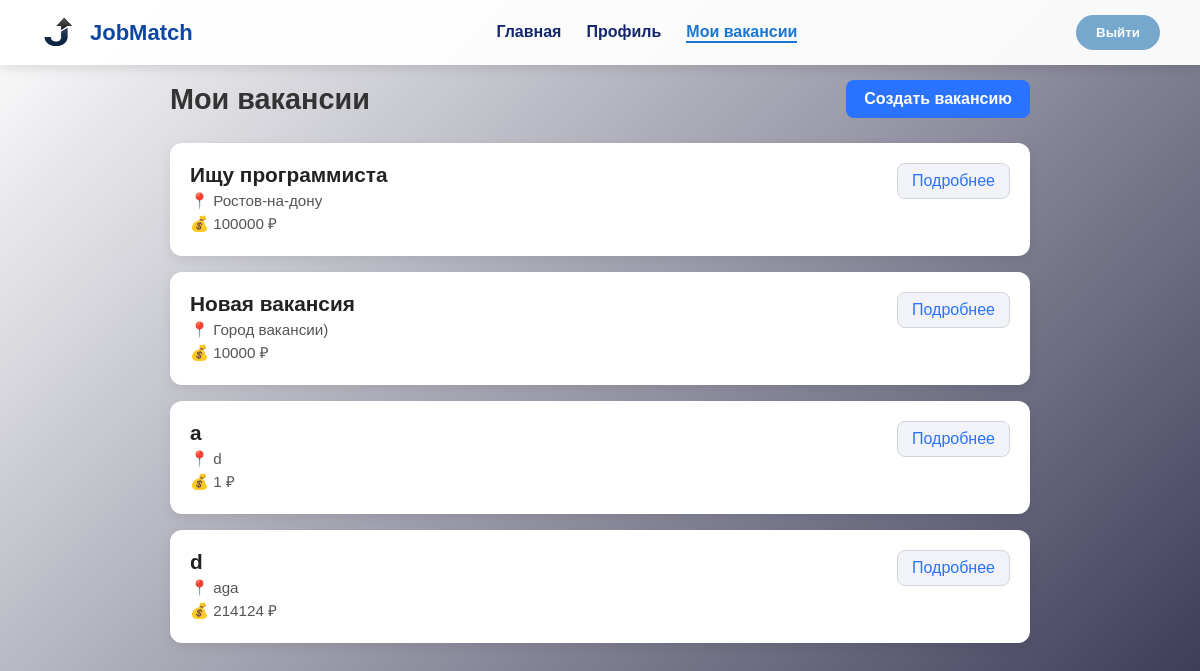
Screenshot of /jobs/my/ (signed in) with the database file from the repository.
### server/models.py (models this page shows, shortened)
class Jobs(models.Model):
    leader = models.ForeignKey(Leader, on_delete=models.CASCADE, related_name='jobs', null=True)
    title = models.CharField(max_length=255, blank=False)
    description = models.TextField(blank=False)
    location = models.CharField(max_length=255, blank=False)
    salary = models.IntegerField(blank=False)
    created_at = models.DateTimeField(auto_now_add=True)
    updated_at = models.DateTimeField(auto_now=True)

### server/views.py (the view)
# urls.py: path('jobs/my/', MyJobsView.as_view(), name='my_jobs'),
class MyJobsView(View):
    def get(self, request):
        email = request.session.get("user_email")
        leader= Leader.objects.filter(email=email).first()
        leader_id = leader.id
        leader = get_object_or_404(Leader, id=leader_id)
        jobs = leader.jobs.all()
        return render(request, "my_jobs.html", {"jobs": jobs})

### server/templates/my_jobs.html (shortened to what this page needs)
{% load static %}
<!DOCTYPE html>
<html lang="ru">
<head>
    <link rel="stylesheet" href="{% static 'css/vacan.css' %}">
</head>
<body>
    <header class="header">
        <a href="{% url 'leader_home' %}"  class="logo">
            <img src="{% static 'png/logo.png' %}" alt="Logo" class="logo-img">
            <span class="logo-text">JobMatch</span>
        <nav class="nav">
            <a href="{% url 'leader_home' %}" class="nav-link ">Главная</a>
            <a href="{% url 'profile_leader' %}" class="nav-link">Профиль</a>
            <a href="{% url "my_jobs" %}" class="nav-link active">Мои вакансии</a>
        </nav>
        <button class="logout-btn" onclick="window.location.href='{% url 'logout' %}'">Выйти</button>
    </header>
<main class="main-content">
    <div class="jobs-header">
        <h2>Мои вакансии</h2>
        <a href="{% url 'create_job' %}" class="create-job-btn">Создать вакансию</a>
    </div>
    <div class="jobs-list">
        {% for job in jobs %}
        <div class="job-card">
            <div class="job-info">
                <h3>{{ job.title }}</h3>
                <p class="job-location">📍 {{ job.location }}</p>
                <p class="job-salary">💰 {{ job.salary }} ₽</p>
            </div>
            <div class="job-actions">
                <a href="{% url 'job_detail' job.id %}" class="view-btn">Подробнее</a>
            </div>
        </div>
        {% empty %}
        <p class="no-jobs">Вы ещё не добавили вакансии.</p>
        {% endfor %}
    </div>
</main>
</body>
</html>

### server/static/css/vacan.css (style rules this page uses)
* { margin: 0; padding: 0; box-sizing: border-box; font-family: 'Arial', sans-serif; }
body { min-height: 100vh; background: linear-gradient(135deg, #ffffff, #2a2a4a); color: #14276d; }
.main-content { max-width: 900px; margin: 60px auto; padding: 20px; font-family: "Inter", sans-serif; gap: 20px; }
.jobs-header { display: flex; justify-content: space-between; align-items: center; margin-bottom: 25px; }
.jobs-header h2 { font-size: 1.8rem; color: #333; }
.create-job-btn { background-color: #2a73ff; color: white; padding: 10px 18px; border-radius: 8px; text-decoration: none; font-weight: 600; transition: 0.3s; }
.jobs-list { display: flex; flex-direction: column; gap: 16px; }
.job-card { display: flex; justify-content: space-between; align-items: flex-start; background: #fff; border-radius: 12px; padding: 20px; box-shadow: 0 4px 12px rgba(0, 0, 0, 0.08); transition: transform 0.2s ease, box-shadow 0.2s ease; }
.job-info h3 { font-size: 1.3rem; color: #222; margin-bottom: 5px; }
.job-location, .job-salary { color: #555; font-size: 0.95rem; margin: 3px 0; }
.job-actions { display: flex; align-items: center; }
.view-btn { background-color: #f1f3f8; color: #2a73ff; border: 1px solid #d1d5db; border-radius: 8px; padding: 8px 14px; font-weight: 500; text-decoration: none; transition: 0.3s; }
.header { position: fixed; top: 0; left: 0; width: 100%; padding: 15px 40px; display: flex; justify-content: space-between; align-items: center; background: rgba(255, 255, 255, 0.95); box-shadow: 0 4px 10px rgba(0, 0, 0, 0.1); z-index: 1000; }
.logo { display: flex; align-items: center; text-decoration: none; color: #0d47a1; transition: color 0.3s ease; }
.logo img { height: 35px; width: 40px; margin-right: 10px; }
.logo-text { font-weight: 700; font-size: 22px; }
.nav { display: flex; gap: 25px; }
.nav-link { text-decoration: none; color: #14276d; font-weight: 600; transition: all 0.3s ease; }
.nav-link.active { color: #1976d2; border-bottom: 2px solid #1976d2; }
.logout-btn { background: #76a8cd; border: none; padding: 10px 20px; border-radius: 25px; color: white; font-weight: 600; cursor: pointer; transition: all 0.3s ease; }

### rows the page displays
Jobs: title "Ищу программиста", location "Ростов-на-дону", salary "100000"
Jobs: title "Новая вакансия", location "Город вакансии)", salary "10000"
Jobs: title "a", location "d", salary "1"
Jobs: title "d", location "aga", salary "214124"
